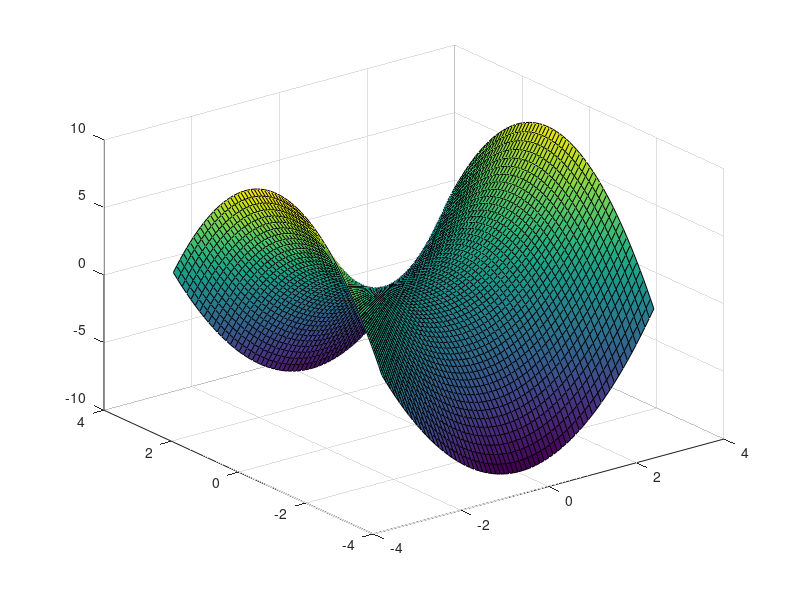
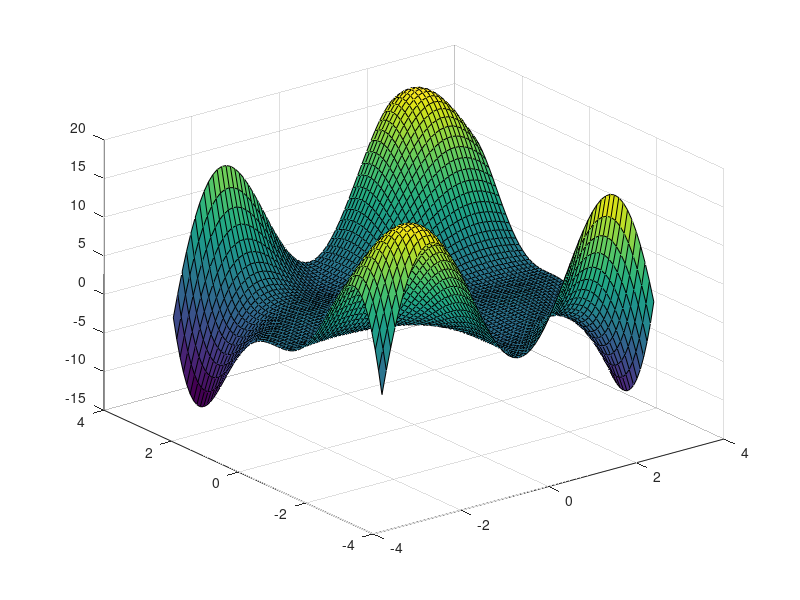

MATLAB code to generate these figures, in order:
% Task 1.1

f1 = @(x, y) x.^2 - y.^2;
f2 = @(x, y) x.*y.^2.*(sin(x)+sin(y));

x = -pi:0.1:pi;

[X, Y] = meshgrid(x);

r = f1(X, Y);
r2 = f2(X, Y);

figure(1)
surf(X, Y, r);

figure(2)
surf(X, Y, r2);